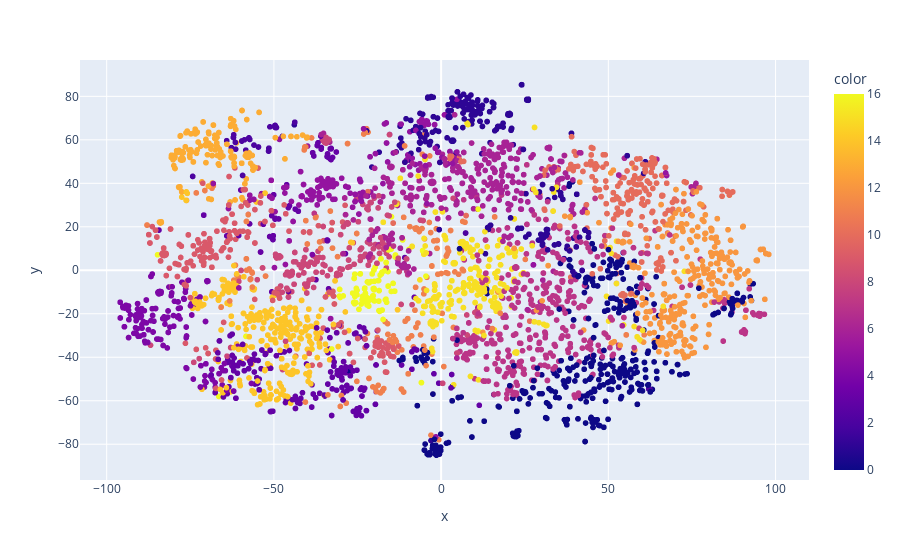

This figure's notebook cell:
### Markdown cell above
Now we can plot the clustering results from the PCA method on the t-SNE dimensions:

### Code cell
fig = px.scatter(x=reduced_tsne[:,0],y=reduced_tsne[:,1],color=clusters)
fig.show(config=config)

### Figure 1 — Plotly figure (JSON) as saved in the notebook; plotly's stock layout.template omitted (floating-point values rounded to 4 significant figures; data arrays with more than 128 entries replaced by an {"elided": "..."} marker saying what was removed)
{"data": [{"hovertemplate": "x=%{x}<br>y=%{y}<br>color=%{marker.color}<extra></extra>", "legendgroup": "", "marker": {"color": {"elided": "5161 int values"}, "coloraxis": "coloraxis", "symbol": "circle"}, "mode": "markers", "name": "", "showlegend": false, "type": "scattergl", "x": {"elided": "5161 float values"}, "xaxis": "x", "y": {"elided": "5161 float values"}, "yaxis": "y"}], "layout": {"coloraxis": {"colorbar": {"title": {"text": "color"}}, "colorscale": [[0, "#0d0887"], [0.1111, "#46039f"], [0.2222, "#7201a8"], [0.3333, "#9c179e"], [0.4444, "#bd3786"], [0.5556, "#d8576b"], [0.6667, "#ed7953"], [0.7778, "#fb9f3a"], [0.8889, "#fdca26"], [1, "#f0f921"]]}, "legend": {"tracegroupgap": 0}, "margin": {"t": 60}, "xaxis": {"anchor": "y", "domain": [0, 1], "title": {"text": "x"}}, "yaxis": {"anchor": "x", "domain": [0, 1], "title": {"text": "y"}}}}
